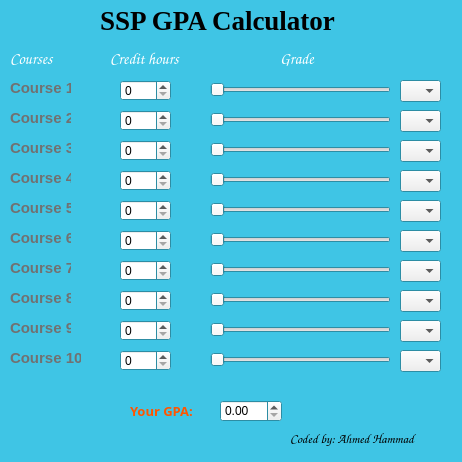
<?xml version="1.0" encoding="UTF-8"?>
<ui version="4.0">
 <class>Gpa</class>
 <widget class="QMainWindow" name="Gpa">
  <property name="geometry">
   <rect>
    <x>0</x>
    <y>0</y>
    <width>462</width>
    <height>462</height>
   </rect>
  </property>
  <property name="minimumSize">
   <size>
    <width>462</width>
    <height>462</height>
   </size>
  </property>
  <property name="maximumSize">
   <size>
    <width>462</width>
    <height>462</height>
   </size>
  </property>
  <property name="palette">
   <palette>
    <active>
     <colorrole role="Base">
      <brush brushstyle="SolidPattern">
       <color alpha="255">
        <red>255</red>
        <green>255</green>
        <blue>255</blue>
       </color>
      </brush>
     </colorrole>
     <colorrole role="Window">
      <brush brushstyle="SolidPattern">
       <color alpha="255">
        <red>63</red>
        <green>197</green>
        <blue>229</blue>
       </color>
      </brush>
     </colorrole>
    </active>
    <inactive>
     <colorrole role="Base">
      <brush brushstyle="SolidPattern">
       <color alpha="255">
        <red>255</red>
        <green>255</green>
        <blue>255</blue>
       </color>
      </brush>
     </colorrole>
     <colorrole role="Window">
      <brush brushstyle="SolidPattern">
       <color alpha="255">
        <red>63</red>
        <green>197</green>
        <blue>229</blue>
       </color>
      </brush>
     </colorrole>
    </inactive>
    <disabled>
     <colorrole role="Base">
      <brush brushstyle="SolidPattern">
       <color alpha="255">
        <red>63</red>
        <green>197</green>
        <blue>229</blue>
       </color>
      </brush>
     </colorrole>
     <colorrole role="Window">
      <brush brushstyle="SolidPattern">
       <color alpha="255">
        <red>63</red>
        <green>197</green>
        <blue>229</blue>
       </color>
      </brush>
     </colorrole>
    </disabled>
   </palette>
  </property>
  <property name="windowTitle">
   <string>Gpa</string>
  </property>
  <property name="animated">
   <bool>true</bool>
  </property>
  <property name="tabShape">
   <enum>QTabWidget::Rounded</enum>
  </property>
  <widget class="QWidget" name="centralWidget">
   <widget class="QLabel" name="label">
    <property name="geometry">
     <rect>
      <x>100</x>
      <y>0</y>
      <width>241</width>
      <height>41</height>
     </rect>
    </property>
    <property name="font">
     <font>
      <family>Times New Roman</family>
      <pointsize>20</pointsize>
      <weight>75</weight>
      <bold>true</bold>
     </font>
    </property>
    <property name="text">
     <string>SSP GPA Calculator</string>
    </property>
   </widget>
   <widget class="QLabel" name="label_2">
    <property name="geometry">
     <rect>
      <x>10</x>
      <y>50</y>
      <width>61</width>
      <height>16</height>
     </rect>
    </property>
    <property name="palette">
     <palette>
      <active>
       <colorrole role="WindowText">
        <brush brushstyle="SolidPattern">
         <color alpha="255">
          <red>255</red>
          <green>255</green>
          <blue>255</blue>
         </color>
        </brush>
       </colorrole>
      </active>
      <inactive>
       <colorrole role="WindowText">
        <brush brushstyle="SolidPattern">
         <color alpha="255">
          <red>255</red>
          <green>255</green>
          <blue>255</blue>
         </color>
        </brush>
       </colorrole>
      </inactive>
      <disabled>
       <colorrole role="WindowText">
        <brush brushstyle="SolidPattern">
         <color alpha="255">
          <red>120</red>
          <green>120</green>
          <blue>120</blue>
         </color>
        </brush>
       </colorrole>
      </disabled>
     </palette>
    </property>
    <property name="font">
     <font>
      <family>Comic Sans MS</family>
      <pointsize>12</pointsize>
     </font>
    </property>
    <property name="text">
     <string>Courses</string>
    </property>
   </widget>
   <widget class="QLabel" name="label_3">
    <property name="geometry">
     <rect>
      <x>110</x>
      <y>50</y>
      <width>91</width>
      <height>16</height>
     </rect>
    </property>
    <property name="palette">
     <palette>
      <active>
       <colorrole role="WindowText">
        <brush brushstyle="SolidPattern">
         <color alpha="255">
          <red>255</red>
          <green>255</green>
          <blue>255</blue>
         </color>
        </brush>
       </colorrole>
      </active>
      <inactive>
       <colorrole role="WindowText">
        <brush brushstyle="SolidPattern">
         <color alpha="255">
          <red>255</red>
          <green>255</green>
          <blue>255</blue>
         </color>
        </brush>
       </colorrole>
      </inactive>
      <disabled>
       <colorrole role="WindowText">
        <brush brushstyle="SolidPattern">
         <color alpha="255">
          <red>120</red>
          <green>120</green>
          <blue>120</blue>
         </color>
        </brush>
       </colorrole>
      </disabled>
     </palette>
    </property>
    <property name="font">
     <font>
      <family>Comic Sans MS</family>
      <pointsize>12</pointsize>
     </font>
    </property>
    <property name="text">
     <string>Credit hours</string>
    </property>
   </widget>
   <widget class="QLabel" name="label_4">
    <property name="geometry">
     <rect>
      <x>280</x>
      <y>50</y>
      <width>51</width>
      <height>16</height>
     </rect>
    </property>
    <property name="palette">
     <palette>
      <active>
       <colorrole role="WindowText">
        <brush brushstyle="SolidPattern">
         <color alpha="255">
          <red>255</red>
          <green>255</green>
          <blue>255</blue>
         </color>
        </brush>
       </colorrole>
      </active>
      <inactive>
       <colorrole role="WindowText">
        <brush brushstyle="SolidPattern">
         <color alpha="255">
          <red>255</red>
          <green>255</green>
          <blue>255</blue>
         </color>
        </brush>
       </colorrole>
      </inactive>
      <disabled>
       <colorrole role="WindowText">
        <brush brushstyle="SolidPattern">
         <color alpha="255">
          <red>120</red>
          <green>120</green>
          <blue>120</blue>
         </color>
        </brush>
       </colorrole>
      </disabled>
     </palette>
    </property>
    <property name="font">
     <font>
      <family>Comic Sans MS</family>
      <pointsize>12</pointsize>
     </font>
    </property>
    <property name="text">
     <string>Grade</string>
    </property>
   </widget>
   <widget class="QLabel" name="label_5">
    <property name="geometry">
     <rect>
      <x>10</x>
      <y>80</y>
      <width>61</width>
      <height>16</height>
     </rect>
    </property>
    <property name="palette">
     <palette>
      <active>
       <colorrole role="WindowText">
        <brush brushstyle="SolidPattern">
         <color alpha="255">
          <red>113</red>
          <green>113</green>
          <blue>113</blue>
         </color>
        </brush>
       </colorrole>
      </active>
      <inactive>
       <colorrole role="WindowText">
        <brush brushstyle="SolidPattern">
         <color alpha="255">
          <red>113</red>
          <green>113</green>
          <blue>113</blue>
         </color>
        </brush>
       </colorrole>
      </inactive>
      <disabled>
       <colorrole role="WindowText">
        <brush brushstyle="SolidPattern">
         <color alpha="255">
          <red>120</red>
          <green>120</green>
          <blue>120</blue>
         </color>
        </brush>
       </colorrole>
      </disabled>
     </palette>
    </property>
    <property name="font">
     <font>
      <family>Khmer UI</family>
      <pointsize>11</pointsize>
      <weight>75</weight>
      <bold>true</bold>
     </font>
    </property>
    <property name="text">
     <string>Course 1</string>
    </property>
   </widget>
   <widget class="QSpinBox" name="s1">
    <property name="geometry">
     <rect>
      <x>120</x>
      <y>80</y>
      <width>51</width>
      <height>21</height>
     </rect>
    </property>
    <property name="minimum">
     <number>0</number>
    </property>
    <property name="maximum">
     <number>5</number>
    </property>
    <property name="value">
     <number>0</number>
    </property>
   </widget>
   <widget class="QSlider" name="h1">
    <property name="geometry">
     <rect>
      <x>210</x>
      <y>80</y>
      <width>181</width>
      <height>19</height>
     </rect>
    </property>
    <property name="maximum">
     <number>11</number>
    </property>
    <property name="pageStep">
     <number>1</number>
    </property>
    <property name="value">
     <number>0</number>
    </property>
    <property name="orientation">
     <enum>Qt::Horizontal</enum>
    </property>
   </widget>
   <widget class="QLabel" name="label_7">
    <property name="geometry">
     <rect>
      <x>10</x>
      <y>110</y>
      <width>61</width>
      <height>16</height>
     </rect>
    </property>
    <property name="palette">
     <palette>
      <active>
       <colorrole role="WindowText">
        <brush brushstyle="SolidPattern">
         <color alpha="255">
          <red>113</red>
          <green>113</green>
          <blue>113</blue>
         </color>
        </brush>
       </colorrole>
      </active>
      <inactive>
       <colorrole role="WindowText">
        <brush brushstyle="SolidPattern">
         <color alpha="255">
          <red>113</red>
          <green>113</green>
          <blue>113</blue>
         </color>
        </brush>
       </colorrole>
      </inactive>
      <disabled>
       <colorrole role="WindowText">
        <brush brushstyle="SolidPattern">
         <color alpha="255">
          <red>120</red>
          <green>120</green>
          <blue>120</blue>
         </color>
        </brush>
       </colorrole>
      </disabled>
     </palette>
    </property>
    <property name="font">
     <font>
      <family>Khmer UI</family>
      <pointsize>11</pointsize>
      <weight>75</weight>
      <bold>true</bold>
     </font>
    </property>
    <property name="text">
     <string>Course 2</string>
    </property>
   </widget>
   <widget class="QSpinBox" name="s2">
    <property name="geometry">
     <rect>
      <x>120</x>
      <y>110</y>
      <width>51</width>
      <height>21</height>
     </rect>
    </property>
    <property name="minimum">
     <number>0</number>
    </property>
    <property name="maximum">
     <number>5</number>
    </property>
    <property name="value">
     <number>0</number>
    </property>
   </widget>
   <widget class="QSlider" name="h2">
    <property name="geometry">
     <rect>
      <x>210</x>
      <y>110</y>
      <width>181</width>
      <height>19</height>
     </rect>
    </property>
    <property name="maximum">
     <number>11</number>
    </property>
    <property name="pageStep">
     <number>1</number>
    </property>
    <property name="value">
     <number>0</number>
    </property>
    <property name="orientation">
     <enum>Qt::Horizontal</enum>
    </property>
   </widget>
   <widget class="QLabel" name="label_10">
    <property name="geometry">
     <rect>
      <x>510</x>
      <y>180</y>
      <width>21</width>
      <height>16</height>
     </rect>
    </property>
    <property name="text">
     <string>A+</string>
    </property>
   </widget>
   <widget class="QLabel" name="label_11">
    <property name="geometry">
     <rect>
      <x>10</x>
      <y>140</y>
      <width>61</width>
      <height>16</height>
     </rect>
    </property>
    <property name="palette">
     <palette>
      <active>
       <colorrole role="WindowText">
        <brush brushstyle="SolidPattern">
         <color alpha="255">
          <red>113</red>
          <green>113</green>
          <blue>113</blue>
         </color>
        </brush>
       </colorrole>
      </active>
      <inactive>
       <colorrole role="WindowText">
        <brush brushstyle="SolidPattern">
         <color alpha="255">
          <red>113</red>
          <green>113</green>
          <blue>113</blue>
         </color>
        </brush>
       </colorrole>
      </inactive>
      <disabled>
       <colorrole role="WindowText">
        <brush brushstyle="SolidPattern">
         <color alpha="255">
          <red>120</red>
          <green>120</green>
          <blue>120</blue>
         </color>
        </brush>
       </colorrole>
      </disabled>
     </palette>
    </property>
    <property name="font">
     <font>
      <family>Khmer UI</family>
      <pointsize>11</pointsize>
      <weight>75</weight>
      <bold>true</bold>
     </font>
    </property>
    <property name="text">
     <string>Course 3</string>
    </property>
   </widget>
   <widget class="QSpinBox" name="s3">
    <property name="geometry">
     <rect>
      <x>120</x>
      <y>140</y>
      <width>51</width>
      <height>21</height>
     </rect>
    </property>
    <property name="minimum">
     <number>0</number>
    </property>
    <property name="maximum">
     <number>5</number>
    </property>
    <property name="value">
     <number>0</number>
    </property>
   </widget>
   <widget class="QSlider" name="h3">
    <property name="geometry">
     <rect>
      <x>210</x>
      <y>140</y>
      <width>181</width>
      <height>19</height>
     </rect>
    </property>
    <property name="maximum">
     <number>11</number>
    </property>
    <property name="pageStep">
     <number>1</number>
    </property>
    <property name="value">
     <number>0</number>
    </property>
    <property name="orientation">
     <enum>Qt::Horizontal</enum>
    </property>
   </widget>
   <widget class="QLabel" name="label_14">
    <property name="geometry">
     <rect>
      <x>530</x>
      <y>220</y>
      <width>21</width>
      <height>16</height>
     </rect>
    </property>
    <property name="text">
     <string>A+</string>
    </property>
   </widget>
   <widget class="QLabel" name="label_16">
    <property name="geometry">
     <rect>
      <x>510</x>
      <y>210</y>
      <width>21</width>
      <height>16</height>
     </rect>
    </property>
    <property name="text">
     <string>A+</string>
    </property>
   </widget>
   <widget class="QLabel" name="label_13">
    <property name="geometry">
     <rect>
      <x>10</x>
      <y>170</y>
      <width>61</width>
      <height>16</height>
     </rect>
    </property>
    <property name="palette">
     <palette>
      <active>
       <colorrole role="WindowText">
        <brush brushstyle="SolidPattern">
         <color alpha="255">
          <red>113</red>
          <green>113</green>
          <blue>113</blue>
         </color>
        </brush>
       </colorrole>
      </active>
      <inactive>
       <colorrole role="WindowText">
        <brush brushstyle="SolidPattern">
         <color alpha="255">
          <red>113</red>
          <green>113</green>
          <blue>113</blue>
         </color>
        </brush>
       </colorrole>
      </inactive>
      <disabled>
       <colorrole role="WindowText">
        <brush brushstyle="SolidPattern">
         <color alpha="255">
          <red>120</red>
          <green>120</green>
          <blue>120</blue>
         </color>
        </brush>
       </colorrole>
      </disabled>
     </palette>
    </property>
    <property name="font">
     <font>
      <family>Khmer UI</family>
      <pointsize>11</pointsize>
      <weight>75</weight>
      <bold>true</bold>
     </font>
    </property>
    <property name="text">
     <string>Course 4</string>
    </property>
   </widget>
   <widget class="QSlider" name="h4">
    <property name="geometry">
     <rect>
      <x>210</x>
      <y>170</y>
      <width>181</width>
      <height>19</height>
     </rect>
    </property>
    <property name="maximum">
     <number>11</number>
    </property>
    <property name="pageStep">
     <number>1</number>
    </property>
    <property name="value">
     <number>0</number>
    </property>
    <property name="orientation">
     <enum>Qt::Horizontal</enum>
    </property>
   </widget>
   <widget class="QSpinBox" name="s4">
    <property name="geometry">
     <rect>
      <x>120</x>
      <y>170</y>
      <width>51</width>
      <height>21</height>
     </rect>
    </property>
    <property name="minimum">
     <number>0</number>
    </property>
    <property name="maximum">
     <number>5</number>
    </property>
    <property name="value">
     <number>0</number>
    </property>
   </widget>
   <widget class="QLabel" name="label_20">
    <property name="geometry">
     <rect>
      <x>10</x>
      <y>200</y>
      <width>61</width>
      <height>16</height>
     </rect>
    </property>
    <property name="palette">
     <palette>
      <active>
       <colorrole role="WindowText">
        <brush brushstyle="SolidPattern">
         <color alpha="255">
          <red>113</red>
          <green>113</green>
          <blue>113</blue>
         </color>
        </brush>
       </colorrole>
      </active>
      <inactive>
       <colorrole role="WindowText">
        <brush brushstyle="SolidPattern">
         <color alpha="255">
          <red>113</red>
          <green>113</green>
          <blue>113</blue>
         </color>
        </brush>
       </colorrole>
      </inactive>
      <disabled>
       <colorrole role="WindowText">
        <brush brushstyle="SolidPattern">
         <color alpha="255">
          <red>120</red>
          <green>120</green>
          <blue>120</blue>
         </color>
        </brush>
       </colorrole>
      </disabled>
     </palette>
    </property>
    <property name="font">
     <font>
      <family>Khmer UI</family>
      <pointsize>11</pointsize>
      <weight>75</weight>
      <bold>true</bold>
     </font>
    </property>
    <property name="text">
     <string>Course 5</string>
    </property>
   </widget>
   <widget class="QSlider" name="h5">
    <property name="geometry">
     <rect>
      <x>210</x>
      <y>200</y>
      <width>181</width>
      <height>19</height>
     </rect>
    </property>
    <property name="maximum">
     <number>11</number>
    </property>
    <property name="pageStep">
     <number>1</number>
    </property>
    <property name="value">
     <number>0</number>
    </property>
    <property name="orientation">
     <enum>Qt::Horizontal</enum>
    </property>
   </widget>
   <widget class="QSpinBox" name="s5">
    <property name="geometry">
     <rect>
      <x>120</x>
      <y>200</y>
      <width>51</width>
      <height>21</height>
     </rect>
    </property>
    <property name="minimum">
     <number>0</number>
    </property>
    <property name="maximum">
     <number>5</number>
    </property>
    <property name="value">
     <number>0</number>
    </property>
   </widget>
   <widget class="QLabel" name="label_22">
    <property name="geometry">
     <rect>
      <x>10</x>
      <y>230</y>
      <width>61</width>
      <height>16</height>
     </rect>
    </property>
    <property name="palette">
     <palette>
      <active>
       <colorrole role="WindowText">
        <brush brushstyle="SolidPattern">
         <color alpha="255">
          <red>113</red>
          <green>113</green>
          <blue>113</blue>
         </color>
        </brush>
       </colorrole>
      </active>
      <inactive>
       <colorrole role="WindowText">
        <brush brushstyle="SolidPattern">
         <color alpha="255">
          <red>113</red>
          <green>113</green>
          <blue>113</blue>
         </color>
        </brush>
       </colorrole>
      </inactive>
      <disabled>
       <colorrole role="WindowText">
        <brush brushstyle="SolidPattern">
         <color alpha="255">
          <red>120</red>
          <green>120</green>
          <blue>120</blue>
         </color>
        </brush>
       </colorrole>
      </disabled>
     </palette>
    </property>
    <property name="font">
     <font>
      <family>Khmer UI</family>
      <pointsize>11</pointsize>
      <weight>75</weight>
      <bold>true</bold>
     </font>
    </property>
    <property name="text">
     <string>Course 6</string>
    </property>
   </widget>
   <widget class="QSlider" name="h6">
    <property name="geometry">
     <rect>
      <x>210</x>
      <y>230</y>
      <width>181</width>
      <height>19</height>
     </rect>
    </property>
    <property name="maximum">
     <number>11</number>
    </property>
    <property name="pageStep">
     <number>1</number>
    </property>
    <property name="value">
     <number>0</number>
    </property>
    <property name="orientation">
     <enum>Qt::Horizontal</enum>
    </property>
   </widget>
   <widget class="QSpinBox" name="s6">
    <property name="geometry">
     <rect>
      <x>120</x>
      <y>230</y>
      <width>51</width>
      <height>21</height>
     </rect>
    </property>
    <property name="minimum">
     <number>0</number>
    </property>
    <property name="maximum">
     <number>5</number>
    </property>
    <property name="value">
     <number>0</number>
    </property>
   </widget>
   <widget class="QLabel" name="label_24">
    <property name="geometry">
     <rect>
      <x>10</x>
      <y>260</y>
      <width>61</width>
      <height>16</height>
     </rect>
    </property>
    <property name="palette">
     <palette>
      <active>
       <colorrole role="WindowText">
        <brush brushstyle="SolidPattern">
         <color alpha="255">
          <red>113</red>
          <green>113</green>
          <blue>113</blue>
         </color>
        </brush>
       </colorrole>
      </active>
      <inactive>
       <colorrole role="WindowText">
        <brush brushstyle="SolidPattern">
         <color alpha="255">
          <red>113</red>
          <green>113</green>
          <blue>113</blue>
         </color>
        </brush>
       </colorrole>
      </inactive>
      <disabled>
       <colorrole role="WindowText">
        <brush brushstyle="SolidPattern">
         <color alpha="255">
          <red>120</red>
          <green>120</green>
          <blue>120</blue>
         </color>
        </brush>
       </colorrole>
      </disabled>
     </palette>
    </property>
    <property name="font">
     <font>
      <family>Khmer UI</family>
      <pointsize>11</pointsize>
      <weight>75</weight>
      <bold>true</bold>
     </font>
    </property>
    <property name="text">
     <string>Course 7</string>
    </property>
   </widget>
   <widget class="QSlider" name="h7">
    <property name="geometry">
     <rect>
      <x>210</x>
      <y>260</y>
      <width>181</width>
      <height>19</height>
     </rect>
    </property>
    <property name="maximum">
     <number>11</number>
    </property>
    <property name="pageStep">
     <number>1</number>
    </property>
    <property name="value">
     <number>0</number>
    </property>
    <property name="orientation">
     <enum>Qt::Horizontal</enum>
    </property>
   </widget>
   <widget class="QSpinBox" name="s7">
    <property name="geometry">
     <rect>
      <x>120</x>
      <y>260</y>
      <width>51</width>
      <height>21</height>
     </rect>
    </property>
    <property name="minimum">
     <number>0</number>
    </property>
    <property name="maximum">
     <number>5</number>
    </property>
    <property name="value">
     <number>0</number>
    </property>
   </widget>
   <widget class="QLabel" name="label_26">
    <property name="geometry">
     <rect>
      <x>10</x>
      <y>290</y>
      <width>61</width>
      <height>16</height>
     </rect>
    </property>
    <property name="palette">
     <palette>
      <active>
       <colorrole role="WindowText">
        <brush brushstyle="SolidPattern">
         <color alpha="255">
          <red>113</red>
          <green>113</green>
          <blue>113</blue>
         </color>
        </brush>
       </colorrole>
      </active>
      <inactive>
       <colorrole role="WindowText">
        <brush brushstyle="SolidPattern">
         <color alpha="255">
          <red>113</red>
          <green>113</green>
          <blue>113</blue>
         </color>
        </brush>
       </colorrole>
      </inactive>
      <disabled>
       <colorrole role="WindowText">
        <brush brushstyle="SolidPattern">
         <color alpha="255">
          <red>120</red>
          <green>120</green>
          <blue>120</blue>
         </color>
        </brush>
       </colorrole>
      </disabled>
     </palette>
    </property>
    <property name="font">
     <font>
      <family>Khmer UI</family>
      <pointsize>11</pointsize>
      <weight>75</weight>
      <bold>true</bold>
     </font>
    </property>
    <property name="text">
     <string>Course 8</string>
    </property>
   </widget>
   <widget class="QSlider" name="h8">
    <property name="geometry">
     <rect>
      <x>210</x>
      <y>290</y>
      <width>181</width>
      <height>19</height>
     </rect>
    </property>
    <property name="maximum">
     <number>11</number>
    </property>
    <property name="pageStep">
     <number>1</number>
    </property>
    <property name="value">
     <number>0</number>
    </property>
    <property name="orientation">
     <enum>Qt::Horizontal</enum>
    </property>
   </widget>
   <widget class="QSpinBox" name="s8">
    <property name="geometry">
     <rect>
      <x>120</x>
      <y>290</y>
      <width>51</width>
      <height>21</height>
     </rect>
    </property>
    <property name="minimum">
     <number>0</number>
    </property>
    <property name="maximum">
     <number>5</number>
    </property>
    <property name="value">
     <number>0</number>
    </property>
   </widget>
   <widget class="QLabel" name="label_28">
    <property name="geometry">
     <rect>
      <x>10</x>
      <y>320</y>
      <width>61</width>
      <height>16</height>
     </rect>
    </property>
    <property name="palette">
     <palette>
      <active>
       <colorrole role="WindowText">
        <brush brushstyle="SolidPattern">
         <color alpha="255">
          <red>113</red>
          <green>113</green>
          <blue>113</blue>
         </color>
        </brush>
       </colorrole>
      </active>
      <inactive>
       <colorrole role="WindowText">
        <brush brushstyle="SolidPattern">
         <color alpha="255">
          <red>113</red>
          <green>113</green>
          <blue>113</blue>
         </color>
        </brush>
       </colorrole>
      </inactive>
      <disabled>
       <colorrole role="WindowText">
        <brush brushstyle="SolidPattern">
         <color alpha="255">
          <red>120</red>
          <green>120</green>
          <blue>120</blue>
         </color>
        </brush>
       </colorrole>
      </disabled>
     </palette>
    </property>
    <property name="font">
     <font>
      <family>Khmer UI</family>
      <pointsize>11</pointsize>
      <weight>75</weight>
      <bold>true</bold>
     </font>
    </property>
    <property name="text">
     <string>Course 9</string>
    </property>
   </widget>
   <widget class="QSlider" name="h9">
    <property name="geometry">
     <rect>
      <x>210</x>
      <y>320</y>
      <width>181</width>
      <height>19</height>
     </rect>
    </property>
    <property name="maximum">
     <number>11</number>
    </property>
    <property name="pageStep">
     <number>1</number>
    </property>
    <property name="value">
     <number>0</number>
    </property>
    <property name="orientation">
     <enum>Qt::Horizontal</enum>
    </property>
   </widget>
   <widget class="QSpinBox" name="s9">
    <property name="geometry">
     <rect>
      <x>120</x>
      <y>320</y>
      <width>51</width>
      <height>21</height>
     </rect>
    </property>
    <property name="minimum">
     <number>0</number>
    </property>
    <property name="maximum">
     <number>5</number>
    </property>
    <property name="value">
     <number>0</number>
    </property>
   </widget>
   <widget class="QLabel" name="label_17">
    <property name="geometry">
     <rect>
      <x>10</x>
      <y>350</y>
      <width>71</width>
      <height>16</height>
     </rect>
    </property>
    <property name="palette">
     <palette>
      <active>
       <colorrole role="WindowText">
        <brush brushstyle="SolidPattern">
         <color alpha="255">
          <red>113</red>
          <green>113</green>
          <blue>113</blue>
         </color>
        </brush>
       </colorrole>
      </active>
      <inactive>
       <colorrole role="WindowText">
        <brush brushstyle="SolidPattern">
         <color alpha="255">
          <red>113</red>
          <green>113</green>
          <blue>113</blue>
         </color>
        </brush>
       </colorrole>
      </inactive>
      <disabled>
       <colorrole role="WindowText">
        <brush brushstyle="SolidPattern">
         <color alpha="255">
          <red>120</red>
          <green>120</green>
          <blue>120</blue>
         </color>
        </brush>
       </colorrole>
      </disabled>
     </palette>
    </property>
    <property name="font">
     <font>
      <family>Khmer UI</family>
      <pointsize>11</pointsize>
      <weight>75</weight>
      <bold>true</bold>
     </font>
    </property>
    <property name="text">
     <string>Course 10</string>
    </property>
   </widget>
   <widget class="QSlider" name="h10">
    <property name="geometry">
     <rect>
      <x>210</x>
      <y>350</y>
      <width>181</width>
      <height>19</height>
     </rect>
    </property>
    <property name="maximum">
     <number>11</number>
    </property>
    <property name="pageStep">
     <number>1</number>
    </property>
    <property name="value">
     <number>0</number>
    </property>
    <property name="orientation">
     <enum>Qt::Horizontal</enum>
    </property>
   </widget>
   <widget class="QSpinBox" name="s10">
    <property name="geometry">
     <rect>
      <x>120</x>
      <y>350</y>
      <width>51</width>
      <height>21</height>
     </rect>
    </property>
    <property name="minimum">
     <number>0</number>
    </property>
    <property name="maximum">
     <number>5</number>
    </property>
    <property name="value">
     <number>0</number>
    </property>
   </widget>
   <widget class="QDoubleSpinBox" name="GPA">
    <property name="geometry">
     <rect>
      <x>220</x>
      <y>400</y>
      <width>62</width>
      <height>22</height>
     </rect>
    </property>
    <property name="maximum">
     <double>4.000000000000000</double>
    </property>
    <property name="singleStep">
     <double>0.100000000000000</double>
    </property>
   </widget>
   <widget class="QLabel" name="label_12">
    <property name="geometry">
     <rect>
      <x>130</x>
      <y>400</y>
      <width>81</width>
      <height>21</height>
     </rect>
    </property>
    <property name="palette">
     <palette>
      <active>
       <colorrole role="WindowText">
        <brush brushstyle="SolidPattern">
         <color alpha="255">
          <red>255</red>
          <green>85</green>
          <blue>0</blue>
         </color>
        </brush>
       </colorrole>
      </active>
      <inactive>
       <colorrole role="WindowText">
        <brush brushstyle="SolidPattern">
         <color alpha="255">
          <red>255</red>
          <green>85</green>
          <blue>0</blue>
         </color>
        </brush>
       </colorrole>
      </inactive>
      <disabled>
       <colorrole role="WindowText">
        <brush brushstyle="SolidPattern">
         <color alpha="255">
          <red>120</red>
          <green>120</green>
          <blue>120</blue>
         </color>
        </brush>
       </colorrole>
      </disabled>
     </palette>
    </property>
    <property name="font">
     <font>
      <family>MS Reference Sans Serif</family>
      <pointsize>10</pointsize>
      <weight>75</weight>
      <italic>false</italic>
      <bold>true</bold>
     </font>
    </property>
    <property name="text">
     <string>Your GPA:</string>
    </property>
   </widget>
   <widget class="QComboBox" name="c1">
    <property name="geometry">
     <rect>
      <x>400</x>
      <y>80</y>
      <width>41</width>
      <height>22</height>
     </rect>
    </property>
    <property name="editable">
     <bool>false</bool>
    </property>
    <property name="currentText">
     <string/>
    </property>
    <property name="currentIndex">
     <number>-1</number>
    </property>
    <item>
     <property name="text">
      <string>A+</string>
     </property>
    </item>
    <item>
     <property name="text">
      <string>A</string>
     </property>
    </item>
    <item>
     <property name="text">
      <string>A-</string>
     </property>
    </item>
    <item>
     <property name="text">
      <string>B+</string>
     </property>
    </item>
    <item>
     <property name="text">
      <string>B</string>
     </property>
    </item>
    <item>
     <property name="text">
      <string>B-</string>
     </property>
    </item>
    <item>
     <property name="text">
      <string>C+</string>
     </property>
    </item>
    <item>
     <property name="text">
      <string>C</string>
     </property>
    </item>
    <item>
     <property name="text">
      <string>C-</string>
     </property>
    </item>
    <item>
     <property name="text">
      <string>D+</string>
     </property>
    </item>
    <item>
     <property name="text">
      <string>D</string>
     </property>
    </item>
   </widget>
   <widget class="QComboBox" name="c2">
    <property name="geometry">
     <rect>
      <x>400</x>
      <y>110</y>
      <width>41</width>
      <height>22</height>
     </rect>
    </property>
    <property name="currentText">
     <string/>
    </property>
    <property name="currentIndex">
     <number>-1</number>
    </property>
    <item>
     <property name="text">
      <string>A+</string>
     </property>
    </item>
    <item>
     <property name="text">
      <string>A</string>
     </property>
    </item>
    <item>
     <property name="text">
      <string>A-</string>
     </property>
    </item>
    <item>
     <property name="text">
      <string>B+</string>
     </property>
    </item>
    <item>
     <property name="text">
      <string>B</string>
     </property>
    </item>
    <item>
     <property name="text">
      <string>B-</string>
     </property>
    </item>
    <item>
     <property name="text">
      <string>C+</string>
     </property>
    </item>
    <item>
     <property name="text">
      <string>C</string>
     </property>
    </item>
    <item>
     <property name="text">
      <string>C-</string>
     </property>
    </item>
    <item>
     <property name="text">
      <string>D+</string>
     </property>
    </item>
    <item>
     <property name="text">
      <string>D</string>
     </property>
    </item>
   </widget>
   <widget class="QComboBox" name="c3">
    <property name="geometry">
     <rect>
      <x>400</x>
      <y>140</y>
      <width>41</width>
      <height>22</height>
     </rect>
    </property>
    <property name="currentText">
     <string/>
    </property>
    <property name="currentIndex">
     <number>-1</number>
    </property>
    <item>
     <property name="text">
      <string>A+</string>
     </property>
    </item>
    <item>
     <property name="text">
      <string>A</string>
     </property>
    </item>
    <item>
     <property name="text">
      <string>A-</string>
     </property>
    </item>
    <item>
     <property name="text">
      <string>B+</string>
     </property>
    </item>
    <item>
     <property name="text">
      <string>B</string>
     </property>
    </item>
    <item>
     <property name="text">
      <string>B-</string>
     </property>
    </item>
    <item>
     <property name="text">
      <string>C+</string>
     </property>
    </item>
    <item>
     <property name="text">
      <string>C</string>
     </property>
    </item>
    <item>
     <property name="text">
      <string>C-</string>
     </property>
    </item>
    <item>
     <property name="text">
      <string>D+</string>
     </property>
    </item>
    <item>
     <property name="text">
      <string>D</string>
     </property>
    </item>
   </widget>
   <widget class="QComboBox" name="c4">
    <property name="geometry">
     <rect>
      <x>400</x>
      <y>170</y>
      <width>41</width>
      <height>22</height>
     </rect>
    </property>
    <property name="currentText">
     <string/>
    </property>
    <property name="currentIndex">
     <number>-1</number>
    </property>
    <item>
     <property name="text">
      <string>A+</string>
     </property>
    </item>
    <item>
     <property name="text">
      <string>A</string>
     </property>
    </item>
    <item>
     <property name="text">
      <string>A-</string>
     </property>
    </item>
    <item>
     <property name="text">
      <string>B+</string>
     </property>
    </item>
    <item>
     <property name="text">
      <string>B</string>
     </property>
    </item>
    <item>
     <property name="text">
      <string>B-</string>
     </property>
    </item>
    <item>
     <property name="text">
      <string>C+</string>
     </property>
    </item>
    <item>
     <property name="text">
      <string>C</string>
     </property>
    </item>
    <item>
     <property name="text">
      <string>C-</string>
     </property>
    </item>
    <item>
     <property name="text">
      <string>D+</string>
     </property>
    </item>
    <item>
     <property name="text">
      <string>D</string>
     </property>
    </item>
   </widget>
   <widget class="QComboBox" name="c5">
    <property name="geometry">
     <rect>
      <x>400</x>
      <y>200</y>
      <width>41</width>
      <height>22</height>
     </rect>
    </property>
    <property name="currentText">
     <string/>
    </property>
    <property name="currentIndex">
     <number>-1</number>
    </property>
    <item>
     <property name="text">
      <string>A+</string>
     </property>
    </item>
    <item>
     <property name="text">
      <string>A</string>
     </property>
    </item>
    <item>
     <property name="text">
      <string>A-</string>
     </property>
    </item>
    <item>
     <property name="text">
      <string>B+</string>
     </property>
    </item>
    <item>
     <property name="text">
      <string>B</string>
     </property>
    </item>
    <item>
     <property name="text">
      <string>B-</string>
     </property>
    </item>
    <item>
     <property name="text">
      <string>C+</string>
     </property>
    </item>
    <item>
     <property name="text">
      <string>C</string>
     </property>
    </item>
    <item>
     <property name="text">
      <string>C-</string>
     </property>
    </item>
    <item>
     <property name="text">
      <string>D+</string>
     </property>
    </item>
    <item>
     <property name="text">
      <string>D</string>
     </property>
    </item>
   </widget>
   <widget class="QComboBox" name="c6">
    <property name="geometry">
     <rect>
      <x>400</x>
      <y>230</y>
      <width>41</width>
      <height>22</height>
     </rect>
    </property>
    <property name="currentText">
     <string/>
    </property>
    <property name="currentIndex">
     <number>-1</number>
    </property>
    <item>
     <property name="text">
      <string>A+</string>
     </property>
    </item>
    <item>
     <property name="text">
      <string>A</string>
     </property>
    </item>
    <item>
     <property name="text">
      <string>A-</string>
     </property>
    </item>
    <item>
     <property name="text">
      <string>B+</string>
     </property>
    </item>
    <item>
     <property name="text">
      <string>B</string>
     </property>
    </item>
    <item>
     <property name="text">
      <string>B-</string>
     </property>
    </item>
    <item>
     <property name="text">
      <string>C+</string>
     </property>
    </item>
    <item>
     <property name="text">
      <string>C</string>
     </property>
    </item>
    <item>
     <property name="text">
      <string>C-</string>
     </property>
    </item>
    <item>
     <property name="text">
      <string>D+</string>
     </property>
    </item>
    <item>
     <property name="text">
      <string>D</string>
     </property>
    </item>
   </widget>
   <widget class="QComboBox" name="c7">
    <property name="geometry">
     <rect>
      <x>400</x>
      <y>260</y>
      <width>41</width>
      <height>22</height>
     </rect>
    </property>
    <property name="currentText">
     <string/>
    </property>
    <property name="currentIndex">
     <number>-1</number>
    </property>
    <item>
     <property name="text">
      <string>A+</string>
     </property>
    </item>
    <item>
     <property name="text">
      <string>A</string>
     </property>
    </item>
    <item>
     <property name="text">
      <string>A-</string>
     </property>
    </item>
    <item>
     <property name="text">
      <string>B+</string>
     </property>
    </item>
    <item>
     <property name="text">
      <string>B</string>
     </property>
    </item>
    <item>
     <property name="text">
      <string>B-</string>
     </property>
    </item>
    <item>
     <property name="text">
      <string>C+</string>
     </property>
    </item>
    <item>
     <property name="text">
      <string>C</string>
     </property>
    </item>
    <item>
     <property name="text">
      <string>C-</string>
     </property>
    </item>
    <item>
     <property name="text">
      <string>D+</string>
     </property>
    </item>
    <item>
     <property name="text">
      <string>D</string>
     </property>
    </item>
   </widget>
   <widget class="QComboBox" name="c8">
    <property name="geometry">
     <rect>
      <x>400</x>
      <y>290</y>
      <width>41</width>
      <height>22</height>
     </rect>
    </property>
    <property name="currentText">
     <string/>
    </property>
    <property name="currentIndex">
     <number>-1</number>
    </property>
    <item>
     <property name="text">
      <string>A+</string>
     </property>
    </item>
    <item>
     <property name="text">
      <string>A</string>
     </property>
    </item>
    <item>
     <property name="text">
      <string>A-</string>
     </property>
    </item>
    <item>
     <property name="text">
      <string>B+</string>
     </property>
    </item>
    <item>
     <property name="text">
      <string>B</string>
     </property>
    </item>
    <item>
     <property name="text">
      <string>B-</string>
     </property>
    </item>
    <item>
     <property name="text">
      <string>C+</string>
     </property>
    </item>
    <item>
     <property name="text">
      <string>C</string>
     </property>
    </item>
    <item>
     <property name="text">
      <string>C-</string>
     </property>
    </item>
    <item>
     <property name="text">
      <string>D+</string>
     </property>
    </item>
    <item>
     <property name="text">
      <string>D</string>
     </property>
    </item>
   </widget>
   <widget class="QComboBox" name="c9">
    <property name="geometry">
     <rect>
      <x>400</x>
      <y>320</y>
      <width>41</width>
      <height>22</height>
     </rect>
    </property>
    <property name="currentText">
     <string/>
    </property>
    <property name="currentIndex">
     <number>-1</number>
    </property>
    <item>
     <property name="text">
      <string>A+</string>
     </property>
    </item>
    <item>
     <property name="text">
      <string>A</string>
     </property>
    </item>
    <item>
     <property name="text">
      <string>A-</string>
     </property>
    </item>
    <item>
     <property name="text">
      <string>B+</string>
     </property>
    </item>
    <item>
     <property name="text">
      <string>B</string>
     </property>
    </item>
    <item>
     <property name="text">
      <string>B-</string>
     </property>
    </item>
    <item>
     <property name="text">
      <string>C+</string>
     </property>
    </item>
    <item>
     <property name="text">
      <string>C</string>
     </property>
    </item>
    <item>
     <property name="text">
      <string>C-</string>
     </property>
    </item>
    <item>
     <property name="text">
      <string>D+</string>
     </property>
    </item>
    <item>
     <property name="text">
      <string>D</string>
     </property>
    </item>
   </widget>
   <widget class="QComboBox" name="c10">
    <property name="geometry">
     <rect>
      <x>400</x>
      <y>350</y>
      <width>41</width>
      <height>22</height>
     </rect>
    </property>
    <property name="currentText">
     <string/>
    </property>
    <property name="currentIndex">
     <number>-1</number>
    </property>
    <item>
     <property name="text">
      <string>A+</string>
     </property>
    </item>
    <item>
     <property name="text">
      <string>A</string>
     </property>
    </item>
    <item>
     <property name="text">
      <string>A-</string>
     </property>
    </item>
    <item>
     <property name="text">
      <string>B+</string>
     </property>
    </item>
    <item>
     <property name="text">
      <string>B</string>
     </property>
    </item>
    <item>
     <property name="text">
      <string>B-</string>
     </property>
    </item>
    <item>
     <property name="text">
      <string>C+</string>
     </property>
    </item>
    <item>
     <property name="text">
      <string>C</string>
     </property>
    </item>
    <item>
     <property name="text">
      <string>C-</string>
     </property>
    </item>
    <item>
     <property name="text">
      <string>D+</string>
     </property>
    </item>
    <item>
     <property name="text">
      <string>D</string>
     </property>
    </item>
   </widget>
   <widget class="QLabel" name="label_6">
    <property name="geometry">
     <rect>
      <x>290</x>
      <y>430</y>
      <width>171</width>
      <height>16</height>
     </rect>
    </property>
    <property name="font">
     <font>
      <family>Comic Sans MS</family>
      <pointsize>10</pointsize>
      <weight>75</weight>
      <bold>true</bold>
     </font>
    </property>
    <property name="text">
     <string>Coded by: Ahmed Hammad</string>
    </property>
   </widget>
  </widget>
  <widget class="QMenuBar" name="menuBar">
   <property name="geometry">
    <rect>
     <x>0</x>
     <y>0</y>
     <width>462</width>
     <height>21</height>
    </rect>
   </property>
  </widget>
 </widget>
 <layoutdefault spacing="6" margin="11"/>
 <resources/>
 <connections/>
</ui>
